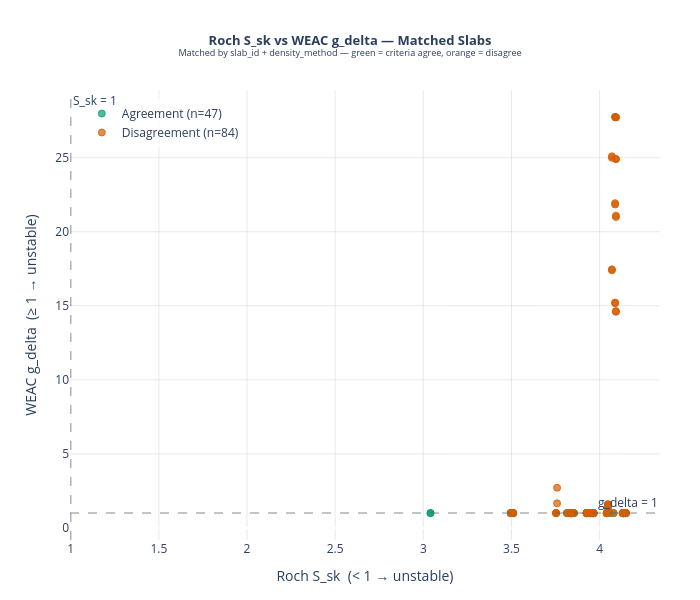

This figure's notebook cell:
### Code cell
if len(matched) == 0:
    print('No matched slabs — scatter plot skipped.')
else:
    agree    = matched[matched['unstable_roch'] == matched['unstable_weac']]
    disagree = matched[matched['unstable_roch'] != matched['unstable_weac']]

    fig = go.Figure()

    for sub, color, label in [
        (agree,    '#009E73', 'Agreement'),
        (disagree, '#D55E00', 'Disagreement'),
    ]:
        if len(sub) == 0:
            continue
        hover = [
            f"slab: {r['slab_id']}<br>"
            f"density: {r['density_method']}<br>"
            f"E-mod: {r['emod_method']}<br>"
            f"S_sk={r['s_sk']:.3f}  g_delta={r['g_delta']:.3f}"
            for _, r in sub.iterrows()
        ]
        fig.add_trace(go.Scatter(
            x=sub['s_sk'].values,
            y=sub['g_delta'].values,
            mode='markers',
            marker=dict(
                color=rgba(color, 0.70), size=7,
                line=dict(width=0.8, color=rgba(color, 1.0)),
            ),
            name=f'{label} (n={len(sub)})',
            text=hover, hoverinfo='text',
        ))

    fig.add_vline(
        x=1.0, line_dash='dash',
        line_color='rgba(100,100,100,0.5)', line_width=1.5,
        annotation_text='S_sk = 1', annotation_position='top right',
    )
    fig.add_hline(
        y=1.0, line_dash='dash',
        line_color='rgba(100,100,100,0.5)', line_width=1.5,
        annotation_text='g_delta = 1', annotation_position='top right',
    )

    fig.update_layout(
        title=dict(
            text=(
                '<b>Roch S_sk vs WEAC g_delta — Matched Slabs</b><br>'
                '<sup>Matched by slab_id + density_method — '
                'green = criteria agree, orange = disagree</sup>'
            ),
            x=0.5, xanchor='center', font=dict(size=13),
        ),
        xaxis=dict(
            title='Roch S_sk  (< 1 → unstable)',
            gridcolor='rgba(200,200,200,0.4)',
        ),
        yaxis=dict(
            title='WEAC g_delta  (≥ 1 → unstable)',
            gridcolor='rgba(200,200,200,0.4)',
        ),
        plot_bgcolor='white',
        legend=dict(x=0.02, y=0.98, bgcolor='rgba(255,255,255,0.8)'),
        width=700, height=600,
        margin=dict(l=70, r=40, t=90, b=60),
    )
    fig.show()

### Figure 1 — Plotly figure (JSON) as saved in the notebook; plotly's stock layout.template omitted (floating-point values rounded to 4 significant figures)
{"data": [{"hoverinfo": "text", "marker": {"color": "rgba(0,158,115,0.7)", "line": {"color": "rgba(0,158,115,1.0)", "width": 0.8}, "size": 7}, "mode": "markers", "name": "Agreement (n=47)", "text": ["slab: 46608_slab_0<br>density: data_flow<br>E-mod: kochle<br>S_sk=3.855  g_delta=1.000", "slab: 46608_slab_0<br>density: data_flow<br>E-mod: schottner<br>S_sk=3.855  g_delta=0.999", "slab: 35034_slab_0<br>density: geldsetzer<br>E-mod: wautier<br>S_sk=3.842  g_delta=0.999", "slab: 35034_slab_0<br>density: geldsetzer<br>E-mod: schottner<br>S_sk=3.842  g_delta=0.999", "slab: 35034_slab_0<br>density: kim_jamieson_table2<br>E-mod: bergfeld<br>S_sk=3.835  g_delta=1.000", "slab: 66174_slab_0<br>density: data_flow<br>E-mod: schottner<br>S_sk=3.041  g_delta=0.999", "slab: 66174_slab_0<br>density: data_flow<br>E-mod: schottner<br>S_sk=3.041  g_delta=0.999", "slab: 66174_slab_0<br>density: geldsetzer<br>E-mod: bergfeld<br>S_sk=3.503  g_delta=0.999", "slab: 66174_slab_0<br>density: geldsetzer<br>E-mod: schottner<br>S_sk=3.503  g_delta=1.000", "slab: 66174_slab_0<br>density: kim_jamieson_table2<br>E-mod: bergfeld<br>S_sk=3.510  g_delta=1.000", "slab: 66174_slab_0<br>density: kim_jamieson_table2<br>E-mod: schottner<br>S_sk=3.510  g_delta=1.000", "slab: 17716_slab_0<br>density: data_flow<br>E-mod: schottner<br>S_sk=4.079  g_delta=0.999", "slab: 42380_slab_0<br>density: data_flow<br>E-mod: wautier<br>S_sk=3.941  g_delta=1.000", "slab: 57837_slab_0<br>density: geldsetzer<br>E-mod: wautier<br>S_sk=4.148  g_delta=0.999", "slab: 57837_slab_0<br>density: geldsetzer<br>E-mod: schottner<br>S_sk=4.148  g_delta=0.999", "slab: 41375_slab_0<br>density: data_flow<br>E-mod: kochle<br>S_sk=3.926  g_delta=0.999", "slab: 41375_slab_0<br>density: geldsetzer<br>E-mod: bergfeld<br>S_sk=3.961  g_delta=0.998", "slab: 41375_slab_0<br>density: geldsetzer<br>E-mod: wautier<br>S_sk=3.961  g_delta=0.999", "slab: 41375_slab_0<br>density: kim_jamieson_table2<br>E-mod: wautier<br>S_sk=3.966  g_delta=0.999", "slab: 41375_slab_1<br>density: data_flow<br>E-mod: kochle<br>S_sk=3.926  g_delta=0.999", "slab: 41375_slab_1<br>density: geldsetzer<br>E-mod: bergfeld<br>S_sk=3.961  g_delta=0.998", "slab: 41375_slab_1<br>density: geldsetzer<br>E-mod: wautier<br>S_sk=3.961  g_delta=0.999", "slab: 41375_slab_1<br>density: kim_jamieson_table2<br>E-mod: wautier<br>S_sk=3.966  g_delta=0.999", "slab: 51272_slab_0<br>density: data_flow<br>E-mod: schottner<br>S_sk=3.753  g_delta=1.000", "slab: 51272_slab_0<br>density: kim_jamieson_table2<br>E-mod: kochle<br>S_sk=3.833  g_delta=0.998", "slab: 51272_slab_0<br>density: kim_jamieson_table2<br>E-mod: schottner<br>S_sk=3.833  g_delta=0.999", "slab: 10958_slab_0<br>density: geldsetzer<br>E-mod: kochle<br>S_sk=4.040  g_delta=0.998", "slab: 42661_slab_0<br>density: data_flow<br>E-mod: schottner<br>S_sk=4.057  g_delta=0.999", "slab: 42798_slab_0<br>density: data_flow<br>E-mod: kochle<br>S_sk=3.948  g_delta=0.998", "slab: 42798_slab_0<br>density: data_flow<br>E-mod: kochle<br>S_sk=3.948  g_delta=0.999", "slab: 42798_slab_0<br>density: data_flow<br>E-mod: schottner<br>S_sk=3.948  g_delta=0.999", "slab: 42798_slab_0<br>density: data_flow<br>E-mod: schottner<br>S_sk=3.948  g_delta=1.000", "slab: 46488_slab_0<br>density: data_flow<br>E-mod: schottner<br>S_sk=3.814  g_delta=1.000", "slab: 46488_slab_0<br>density: geldsetzer<br>E-mod: kochle<br>S_sk=3.840  g_delta=0.999", "slab: 46488_slab_0<br>density: geldsetzer<br>E-mod: schottner<br>S_sk=3.840  g_delta=1.000", "slab: 46488_slab_0<br>density: kim_jamieson_table2<br>E-mod: kochle<br>S_sk=3.832  g_delta=0.998", "slab: 46488_slab_0<br>density: kim_jamieson_table2<br>E-mod: wautier<br>S_sk=3.832  g_delta=0.999", "slab: 49415_slab_0<br>density: data_flow<br>E-mod: bergfeld<br>S_sk=4.132  g_delta=0.999", "slab: 49415_slab_0<br>density: data_flow<br>E-mod: kochle<br>S_sk=4.132  g_delta=1.000", "slab: 49415_slab_0<br>density: data_flow<br>E-mod: schottner<br>S_sk=4.132  g_delta=0.999", "slab: 49415_slab_0<br>density: data_flow<br>E-mod: schottner<br>S_sk=4.132  g_delta=0.999", "slab: 49415_slab_0<br>density: geldsetzer<br>E-mod: kochle<br>S_sk=4.135  g_delta=0.999", "slab: 49415_slab_0<br>density: geldsetzer<br>E-mod: schottner<br>S_sk=4.135  g_delta=1.000", "slab: 49415_slab_0<br>density: geldsetzer<br>E-mod: schottner<br>S_sk=4.135  g_delta=1.000", "slab: 49415_slab_0<br>density: kim_jamieson_table2<br>E-mod: kochle<br>S_sk=4.136  g_delta=0.999", "slab: 49415_slab_0<br>density: kim_jamieson_table2<br>E-mod: schottner<br>S_sk=4.136  g_delta=1.000", "slab: 49415_slab_0<br>density: kim_jamieson_table2<br>E-mod: schottner<br>S_sk=4.136  g_delta=0.999"], "type": "scatter", "x": [3.855, 3.855, 3.842, 3.842, 3.835, 3.041, 3.041, 3.503, 3.503, 3.51, 3.51, 4.079, 3.941, 4.148, 4.148, 3.926, 3.961, 3.961, 3.966, 3.926, 3.961, 3.961, 3.966, 3.753, 3.833, 3.833, 4.04, 4.057, 3.948, 3.948, 3.948, 3.948, 3.814, 3.84, 3.84, 3.832, 3.832, 4.132, 4.132, 4.132, 4.132, 4.135, 4.135, 4.135, 4.136, 4.136, 4.136], "y": [1.0, 0.9986, 0.999, 0.9991, 1.0, 0.9988, 0.9989, 0.999, 0.9996, 0.9998, 0.9998, 0.9993, 0.9996, 0.9994, 0.9993, 0.9993, 0.9984, 0.9991, 0.9989, 0.9993, 0.9984, 0.9991, 0.9989, 1.0, 0.9981, 0.9993, 0.9981, 0.9986, 0.998, 0.9994, 0.999, 0.9998, 0.9996, 0.9994, 0.9995, 0.9983, 0.9994, 0.9985, 1.0, 0.9995, 0.9985, 0.9989, 0.9998, 0.9997, 0.999, 0.9999, 0.999]}, {"hoverinfo": "text", "marker": {"color": "rgba(213,94,0,0.7)", "line": {"color": "rgba(213,94,0,1.0)", "width": 0.8}, "size": 7}, "mode": "markers", "name": "Disagreement (n=84)", "text": ["slab: 14739_slab_0<br>density: data_flow<br>E-mod: bergfeld<br>S_sk=4.047  g_delta=1.596", "slab: 14739_slab_0<br>density: data_flow<br>E-mod: wautier<br>S_sk=4.047  g_delta=1.527", "slab: 14739_slab_0<br>density: data_flow<br>E-mod: schottner<br>S_sk=4.047  g_delta=1.367", "slab: 46608_slab_0<br>density: data_flow<br>E-mod: wautier<br>S_sk=3.855  g_delta=1.002", "slab: 14734_slab_0<br>density: data_flow<br>E-mod: bergfeld<br>S_sk=4.047  g_delta=1.596", "slab: 14734_slab_0<br>density: data_flow<br>E-mod: wautier<br>S_sk=4.047  g_delta=1.527", "slab: 14734_slab_0<br>density: data_flow<br>E-mod: schottner<br>S_sk=4.047  g_delta=1.367", "slab: 35034_slab_0<br>density: geldsetzer<br>E-mod: bergfeld<br>S_sk=3.842  g_delta=1.001", "slab: 35034_slab_0<br>density: kim_jamieson_table2<br>E-mod: wautier<br>S_sk=3.835  g_delta=1.001", "slab: 35034_slab_0<br>density: kim_jamieson_table2<br>E-mod: schottner<br>S_sk=3.835  g_delta=1.001", "slab: 66174_slab_0<br>density: geldsetzer<br>E-mod: bergfeld<br>S_sk=3.503  g_delta=1.000", "slab: 66174_slab_0<br>density: geldsetzer<br>E-mod: schottner<br>S_sk=3.503  g_delta=1.001", "slab: 66174_slab_0<br>density: kim_jamieson_table2<br>E-mod: bergfeld<br>S_sk=3.510  g_delta=1.001", "slab: 66174_slab_0<br>density: kim_jamieson_table2<br>E-mod: schottner<br>S_sk=3.510  g_delta=1.001", "slab: 17716_slab_0<br>density: data_flow<br>E-mod: bergfeld<br>S_sk=4.079  g_delta=1.001", "slab: 42380_slab_0<br>density: data_flow<br>E-mod: schottner<br>S_sk=3.941  g_delta=1.001", "slab: 57837_slab_0<br>density: data_flow<br>E-mod: kochle<br>S_sk=4.148  g_delta=1.001", "slab: 57837_slab_0<br>density: data_flow<br>E-mod: schottner<br>S_sk=4.148  g_delta=1.001", "slab: 57837_slab_0<br>density: geldsetzer<br>E-mod: kochle<br>S_sk=4.148  g_delta=1.002", "slab: 57837_slab_0<br>density: kim_jamieson_table2<br>E-mod: wautier<br>S_sk=4.150  g_delta=1.000", "slab: 57837_slab_0<br>density: kim_jamieson_table2<br>E-mod: schottner<br>S_sk=4.150  g_delta=1.000", "slab: 41375_slab_0<br>density: data_flow<br>E-mod: bergfeld<br>S_sk=3.926  g_delta=1.000", "slab: 41375_slab_0<br>density: data_flow<br>E-mod: wautier<br>S_sk=3.926  g_delta=1.001", "slab: 41375_slab_0<br>density: data_flow<br>E-mod: schottner<br>S_sk=3.926  g_delta=1.002", "slab: 41375_slab_0<br>density: geldsetzer<br>E-mod: kochle<br>S_sk=3.961  g_delta=1.002", "slab: 41375_slab_0<br>density: geldsetzer<br>E-mod: schottner<br>S_sk=3.961  g_delta=1.001", "slab: 41375_slab_0<br>density: kim_jamieson_table2<br>E-mod: bergfeld<br>S_sk=3.966  g_delta=1.000", "slab: 41375_slab_0<br>density: kim_jamieson_table2<br>E-mod: kochle<br>S_sk=3.966  g_delta=1.001", "slab: 41375_slab_0<br>density: kim_jamieson_table2<br>E-mod: schottner<br>S_sk=3.966  g_delta=1.000", "slab: 41375_slab_1<br>density: data_flow<br>E-mod: bergfeld<br>S_sk=3.926  g_delta=1.000", "slab: 41375_slab_1<br>density: data_flow<br>E-mod: wautier<br>S_sk=3.926  g_delta=1.001", "slab: 41375_slab_1<br>density: data_flow<br>E-mod: schottner<br>S_sk=3.926  g_delta=1.002", "slab: 41375_slab_1<br>density: geldsetzer<br>E-mod: kochle<br>S_sk=3.961  g_delta=1.002", "slab: 41375_slab_1<br>density: geldsetzer<br>E-mod: schottner<br>S_sk=3.961  g_delta=1.001", "slab: 41375_slab_1<br>density: kim_jamieson_table2<br>E-mod: bergfeld<br>S_sk=3.966  g_delta=1.000", "slab: 41375_slab_1<br>density: kim_jamieson_table2<br>E-mod: kochle<br>S_sk=3.966  g_delta=1.001", "slab: 41375_slab_1<br>density: kim_jamieson_table2<br>E-mod: schottner<br>S_sk=3.966  g_delta=1.000", "slab: 51272_slab_0<br>density: data_flow<br>E-mod: kochle<br>S_sk=3.753  g_delta=1.001", "slab: 51272_slab_0<br>density: data_flow<br>E-mod: kochle<br>S_sk=3.753  g_delta=1.001", "slab: 51272_slab_0<br>density: data_flow<br>E-mod: schottner<br>S_sk=3.753  g_delta=1.001", "slab: 51272_slab_0<br>density: geldsetzer<br>E-mod: kochle<br>S_sk=3.839  g_delta=1.001", "slab: 51272_slab_0<br>density: geldsetzer<br>E-mod: wautier<br>S_sk=3.839  g_delta=1.001", "slab: 51272_slab_0<br>density: geldsetzer<br>E-mod: schottner<br>S_sk=3.839  g_delta=1.002", "slab: 51272_slab_0<br>density: kim_jamieson_table2<br>E-mod: wautier<br>S_sk=3.833  g_delta=1.001", "slab: 66173_slab_0<br>density: data_flow<br>E-mod: bergfeld<br>S_sk=3.759  g_delta=2.713", "slab: 66173_slab_0<br>density: data_flow<br>E-mod: schottner<br>S_sk=3.759  g_delta=1.657", "slab: 42602_slab_0<br>density: data_flow<br>E-mod: kochle<br>S_sk=3.496  g_delta=1.002", "slab: 42602_slab_0<br>density: data_flow<br>E-mod: wautier<br>S_sk=3.496  g_delta=1.000", "slab: 42602_slab_0<br>density: data_flow<br>E-mod: schottner<br>S_sk=3.496  g_delta=1.001", "slab: 42602_slab_1<br>density: data_flow<br>E-mod: kochle<br>S_sk=3.496  g_delta=1.002", "slab: 42602_slab_1<br>density: data_flow<br>E-mod: wautier<br>S_sk=3.496  g_delta=1.000", "slab: 42602_slab_1<br>density: data_flow<br>E-mod: schottner<br>S_sk=3.496  g_delta=1.001", "slab: 75250_slab_0<br>density: data_flow<br>E-mod: bergfeld<br>S_sk=4.070  g_delta=24.995", "slab: 75250_slab_0<br>density: data_flow<br>E-mod: bergfeld<br>S_sk=4.070  g_delta=25.098", "slab: 75250_slab_0<br>density: data_flow<br>E-mod: schottner<br>S_sk=4.070  g_delta=17.398", "slab: 75250_slab_0<br>density: data_flow<br>E-mod: schottner<br>S_sk=4.070  g_delta=17.461", "slab: 75250_slab_0<br>density: geldsetzer<br>E-mod: bergfeld<br>S_sk=4.088  g_delta=21.837", "slab: 75250_slab_0<br>density: geldsetzer<br>E-mod: bergfeld<br>S_sk=4.088  g_delta=21.929", "slab: 75250_slab_0<br>density: geldsetzer<br>E-mod: kochle<br>S_sk=4.088  g_delta=27.756", "slab: 75250_slab_0<br>density: geldsetzer<br>E-mod: kochle<br>S_sk=4.088  g_delta=27.733", "slab: 75250_slab_0<br>density: geldsetzer<br>E-mod: schottner<br>S_sk=4.088  g_delta=15.168", "slab: 75250_slab_0<br>density: geldsetzer<br>E-mod: schottner<br>S_sk=4.088  g_delta=15.220", "slab: 75250_slab_0<br>density: kim_jamieson_table2<br>E-mod: bergfeld<br>S_sk=4.093  g_delta=20.993", "slab: 75250_slab_0<br>density: kim_jamieson_table2<br>E-mod: bergfeld<br>S_sk=4.093  g_delta=21.082", "slab: 75250_slab_0<br>density: kim_jamieson_table2<br>E-mod: kochle<br>S_sk=4.093  g_delta=27.737", "slab: 75250_slab_0<br>density: kim_jamieson_table2<br>E-mod: kochle<br>S_sk=4.093  g_delta=27.714", "slab: 75250_slab_0<br>density: kim_jamieson_table2<br>E-mod: wautier<br>S_sk=4.093  g_delta=24.911", "slab: 75250_slab_0<br>density: kim_jamieson_table2<br>E-mod: wautier<br>S_sk=4.093  g_delta=24.903", "slab: 75250_slab_0<br>density: kim_jamieson_table2<br>E-mod: schottner<br>S_sk=4.093  g_delta=14.591", "slab: 75250_slab_0<br>density: kim_jamieson_table2<br>E-mod: schottner<br>S_sk=4.093  g_delta=14.640", "slab: 10958_slab_0<br>density: geldsetzer<br>E-mod: wautier<br>S_sk=4.040  g_delta=1.000", "slab: 10958_slab_0<br>density: geldsetzer<br>E-mod: schottner<br>S_sk=4.040  g_delta=1.001", "slab: 10958_slab_0<br>density: kim_jamieson_table2<br>E-mod: schottner<br>S_sk=4.041  g_delta=1.000", "slab: 42798_slab_0<br>density: data_flow<br>E-mod: bergfeld<br>S_sk=3.948  g_delta=1.001", "slab: 42798_slab_0<br>density: data_flow<br>E-mod: bergfeld<br>S_sk=3.948  g_delta=1.001", "slab: 46488_slab_0<br>density: data_flow<br>E-mod: wautier<br>S_sk=3.814  g_delta=1.001", "slab: 46488_slab_0<br>density: geldsetzer<br>E-mod: wautier<br>S_sk=3.840  g_delta=1.000", "slab: 46488_slab_0<br>density: kim_jamieson_table2<br>E-mod: schottner<br>S_sk=3.832  g_delta=1.000", "slab: 49415_slab_0<br>density: data_flow<br>E-mod: bergfeld<br>S_sk=4.132  g_delta=1.001", "slab: 49415_slab_0<br>density: data_flow<br>E-mod: kochle<br>S_sk=4.132  g_delta=1.001", "slab: 49415_slab_0<br>density: geldsetzer<br>E-mod: bergfeld<br>S_sk=4.135  g_delta=1.002", "slab: 49415_slab_0<br>density: geldsetzer<br>E-mod: bergfeld<br>S_sk=4.135  g_delta=1.000", "slab: 49415_slab_0<br>density: geldsetzer<br>E-mod: kochle<br>S_sk=4.135  g_delta=1.002", "slab: 49415_slab_0<br>density: kim_jamieson_table2<br>E-mod: kochle<br>S_sk=4.136  g_delta=1.001"], "type": "scatter", "x": [4.047, 4.047, 4.047, 3.855, 4.047, 4.047, 4.047, 3.842, 3.835, 3.835, 3.503, 3.503, 3.51, 3.51, 4.079, 3.941, 4.148, 4.148, 4.148, 4.15, 4.15, 3.926, 3.926, 3.926, 3.961, 3.961, 3.966, 3.966, 3.966, 3.926, 3.926, 3.926, 3.961, 3.961, 3.966, 3.966, 3.966, 3.753, 3.753, 3.753, 3.839, 3.839, 3.839, 3.833, 3.759, 3.759, 3.496, 3.496, 3.496, 3.496, 3.496, 3.496, 4.07, 4.07, 4.07, 4.07, 4.088, 4.088, 4.088, 4.088, 4.088, 4.088, 4.093, 4.093, 4.093, 4.093, 4.093, 4.093, 4.093, 4.093, 4.04, 4.04, 4.041, 3.948, 3.948, 3.814, 3.84, 3.832, 4.132, 4.132, 4.135, 4.135, 4.135, 4.136], "y": [1.596, 1.527, 1.367, 1.002, 1.596, 1.527, 1.367, 1.001, 1.001, 1.001, 1.0, 1.001, 1.001, 1.001, 1.001, 1.001, 1.001, 1.001, 1.002, 1.0, 1.0, 1.0, 1.001, 1.002, 1.002, 1.001, 1.0, 1.001, 1.0, 1.0, 1.001, 1.002, 1.002, 1.001, 1.0, 1.001, 1.0, 1.001, 1.001, 1.001, 1.001, 1.001, 1.002, 1.001, 2.713, 1.657, 1.002, 1.0, 1.001, 1.002, 1.0, 1.001, 25.0, 25.1, 17.4, 17.46, 21.84, 21.93, 27.76, 27.73, 15.17, 15.22, 20.99, 21.08, 27.74, 27.71, 24.91, 24.9, 14.59, 14.64, 1.0, 1.001, 1.0, 1.001, 1.001, 1.001, 1.0, 1.0, 1.001, 1.001, 1.002, 1.0, 1.002, 1.001]}], "layout": {"annotations": [{"showarrow": false, "text": "S_sk = 1", "x": 1, "xanchor": "left", "xref": "x", "y": 1, "yanchor": "top", "yref": "y domain"}, {"showarrow": false, "text": "g_delta = 1", "x": 1, "xanchor": "right", "xref": "x domain", "y": 1, "yanchor": "bottom", "yref": "y"}], "height": 600, "legend": {"bgcolor": "rgba(255,255,255,0.8)", "x": 0.02, "y": 0.98}, "margin": {"b": 60, "l": 70, "r": 40, "t": 90}, "plot_bgcolor": "white", "shapes": [{"line": {"color": "rgba(100,100,100,0.5)", "dash": "dash", "width": 1.5}, "type": "line", "x0": 1, "x1": 1, "xref": "x", "y0": 0, "y1": 1, "yref": "y domain"}, {"line": {"color": "rgba(100,100,100,0.5)", "dash": "dash", "width": 1.5}, "type": "line", "x0": 0, "x1": 1, "xref": "x domain", "y0": 1, "y1": 1, "yref": "y"}], "title": {"font": {"size": 13}, "text": "<b>Roch S_sk vs WEAC g_delta — Matched Slabs</b><br><sup>Matched by slab_id + density_method — green = criteria agree, orange = disagree</sup>", "x": 0.5, "xanchor": "center"}, "width": 700, "xaxis": {"gridcolor": "rgba(200,200,200,0.4)", "title": {"text": "Roch S_sk  (< 1 → unstable)"}}, "yaxis": {"gridcolor": "rgba(200,200,200,0.4)", "title": {"text": "WEAC g_delta  (≥ 1 → unstable)"}}}}
